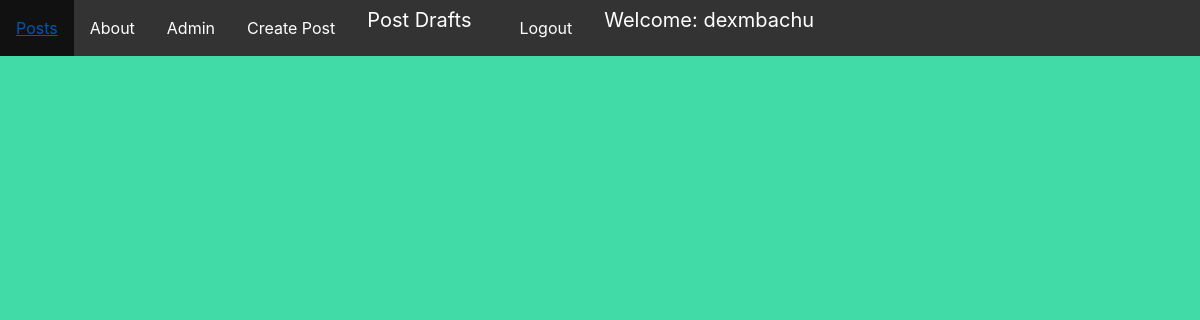
The app's page /blogclone/post/drafts (signed in), older data.
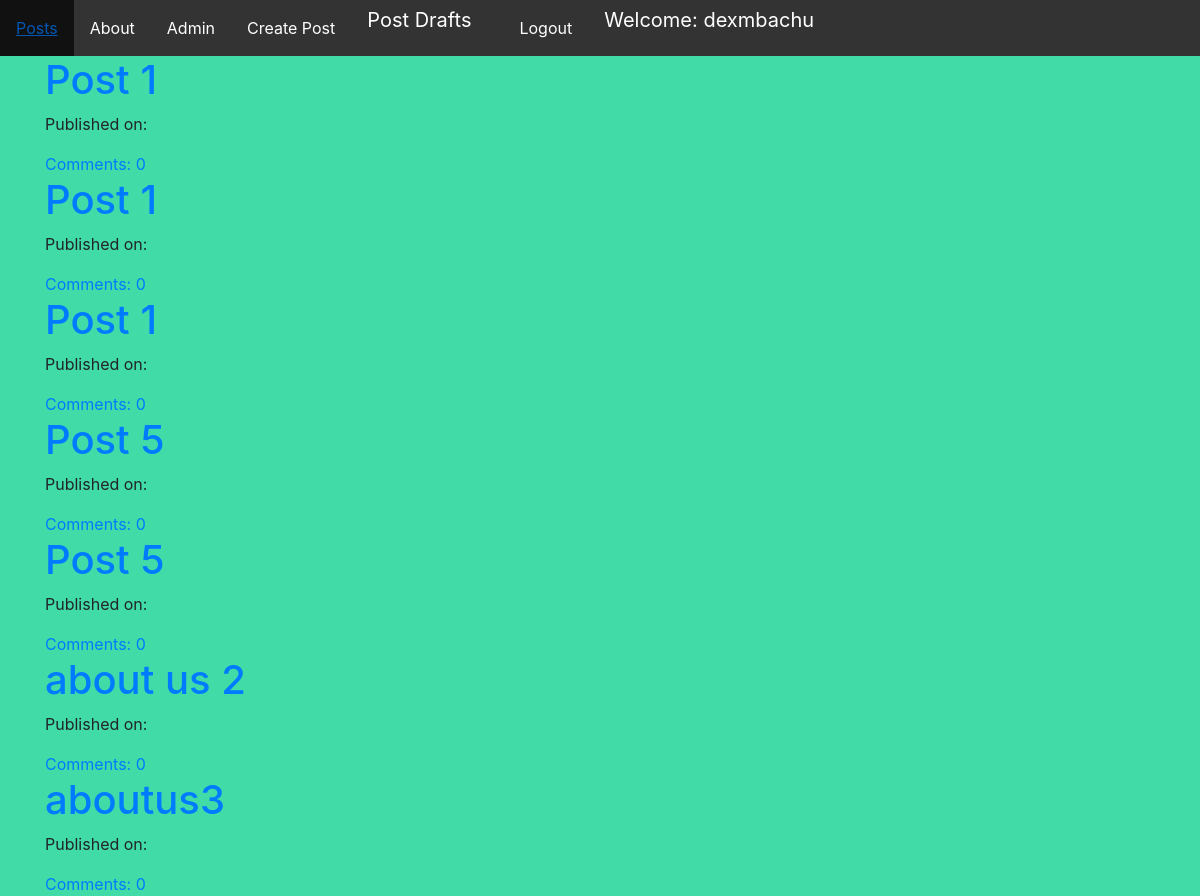
The same page, newer data.
### blogclone/models.py (models this page shows, shortened)
class Post(models.Model):
    author = models.ForeignKey('auth.User', related_name='posts', on_delete=models.CASCADE)
    title = models.CharField(max_length=200)
    text = models.TextField()
    create_date = models.DateTimeField(default=timezone.now)
    published_date = models.DateTimeField(blank=True, null=True)
    def approve_comments(self):
        return self.comments.filter(approved_comment=True)

### blogclone/views.py (the view)
class DraftListView(LoginRequiredMixin, ListView):
    login_url = '/login/'
    redirect_field_name = 'blogclone/post_list.html'
    model = Post
    def get_queryset(self):
        return Post.objects.filter(published_date__isnull=True).order_by('create_date')

### blogclone/templates/blogclone/post_list.html (shortened to what this page needs)
{% extends 'blogclone/base.html' %}
{% load static %}
{% block content %}
<div class="center-div">
    {% for post in post_list %}
        <div class="post">
            <h1><a href="{% url 'blogclone:post_detail' pk=post.pk %}">{{ post.title }}</a></h1>
            <div>
                <p>Published on: {{ post.published|date:"D M Y" }}</p>
            </div>
        <a href="{% url 'blogclone:post_detail' pk=post.pk %}">Comments: {{ post.approve_comments.count }}</a>
        </div>
    {% endfor %}
</div>
{% endblock %}

### blogclone/templates/blogclone/base.html (shortened to what this page needs)
{% load static %}
<!doctype html>
<html lang="en">
  <head>
    <link rel="stylesheet" href="https://stackpath.bootstrapcdn.com/bootstrap/4.3.1/css/bootstrap.min.css">
    <link rel="stylesheet" href="//cdn.jsdelivr.net/npm/medium-editor@latest/dist/css/medium-editor.min.css" type="text/css" media="screen" charset="utf-8">
    <link rel="stylesheet" href="{% static 'blogclone/css/style.css' %}">
  </head>
  <body>
    <ul>
        <li><a class="navbar-link"
               href="{% url 'blogclone:list-posts' %}">Posts</a></li>
        <li><a class="navbar-link"
               href="{% url 'blogclone:about' %}">About</a></li>
        <li><a class="navbar-link"
               href="{% url 'admin:index' %}">Admin</a></li>
        {% if user.is_authenticated %}
            <li><a class="navbar-link"
                   href="{% url 'blogclone:create-post' %}">Create Post</a></li>
            <li><a class="navbar-brand"
                   href="{% url 'blogclone:post-drafts' %}">Post Drafts</a></li>
            <li><a class="navbar-link"
                   href="{% url 'logout' %}">Logout</a></li>
            <li><a class="navbar-brand"
            >Welcome: {{ user.username }}</a></li>
        {% else %}
            <li><a class="navbar-link"
                   href="{% url 'login' %}">Login</a></li>
        {% endif %}
    </ul>
    <div class="container container">
        {% block content %}
        {% endblock %}
    </div>
  </body>
</html>

### blogclone/static/blogclone/css/style.css (style rules this page uses)
body { background-color: rgb(64, 219, 167); }
ul { list-style-type: none; margin: 0; padding: 0; overflow: hidden; background-color: #333333; }
li { float: left; color:#fff; }
li a { display: block; color: white; text-align: center; padding: 16px; text-decoration: none; }
.center-div { margin: 0 auto; }

Row changes from the older to the newer data that the page shows:
added Post: title "Post 1", approve_comments.count "0"
added Post: title "Post 1", approve_comments.count "0"
added Post: title "Post 1", approve_comments.count "0"
added Post: title "Post 5", approve_comments.count "0"
added Post: title "Post 5", approve_comments.count "0"
added Post: title "about us 2", approve_comments.count "0"
added Post: title "aboutus3", approve_comments.count "0"
